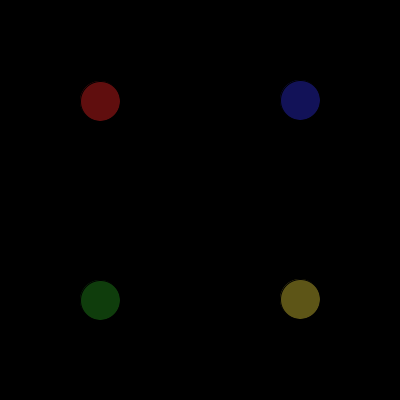
Frame 1 (no input)
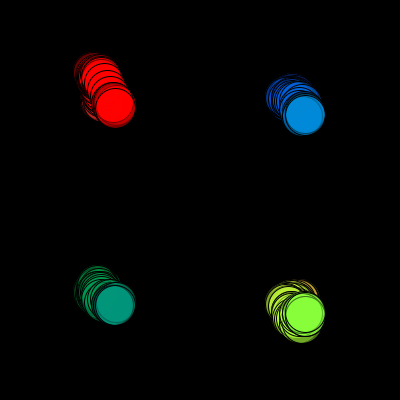
Frame 60 (the mouse pressed at the canvas centre just before this capture)
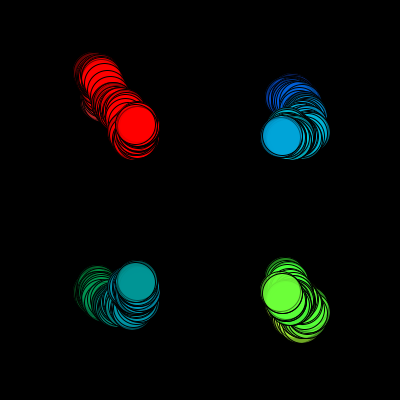
Frame 120 (the mouse held since frame 60 and released just before this capture)

The Processing sketch that drew these frames (run headless with seeded random() and noise(); from frame 60 on, the mouse is pressed at the canvas centre):

// Processing sketch: processing_72262
// ── processing_72262.pde

//Brian C, Ticklish Penguin, CP 1 Mods 16/17

int x = 100;
int y = 300;
int col = 1;
int xy = 1;
void setup()
{
  size(400,400);
  background(0);
}
void mouseDragged()
{
  fill(0,0,0,10);
  rect(0,0,400,400);
  fill(240,139,7,x);
  ellipse(mouseX,mouseY,30,30);
}
void draw()
{
  fill(237-col,34+col,34+col,4+x);
  ellipse(x,x+xy,40,40);
  fill(42+col,45-col,216,4+x);
  ellipse(y,x,40,40);
  fill(37+col,149,30-col,4+x);
  ellipse(x,y,40,40);
  fill(227+col,210-col,57,4+x);
  ellipse(y,y-xy,40,40);
  x = x + int (random(-4,4));
  y = y + int (random(-4,4));
  col = col + int (random(-15,15));
  xy = xy + int (random(-5,5));
}
